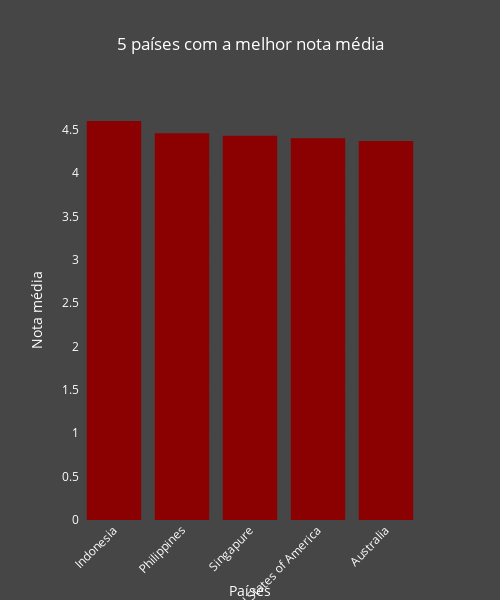

Notebook cell for this chart:
### Code cell
#Criar um grafico de barras com os 5 países com as melhores notas medias 
nozero = df1['aggregate_rating'] != 0
country_mean_best = df1.loc[nozero, ['country', 'aggregate_rating']].groupby('country').agg({'aggregate_rating': 'mean'}).reset_index().sort_values('aggregate_rating', ascending=False).round(2).head(5)

fig = px.bar(country_mean_best, 
             x='country', 
             y='aggregate_rating',
             title='5 países com a melhor nota média',
             labels={'country': 'País', 'aggregate_rating': 'Nota média'},
             color='aggregate_rating',
             color_continuous_scale='rdgy')
fig.update_traces(marker=dict(color='darkred'))
fig.update_layout(
    xaxis_title='Países',
    yaxis_title='Nota média',
    xaxis_tickangle=-45,
    showlegend=False,
    height=600,
    width=500,
    plot_bgcolor='rgb(70, 70, 70)',
    paper_bgcolor='rgb(70, 70, 70)',
    font_color='white')
fig.update_traces(hovertemplate='País: %{x}<br>Nota média: %{y}')
fig.show()

### Figure 1 — Plotly figure (JSON) as saved in the notebook; plotly's stock layout.template omitted (floating-point values rounded to 4 significant figures)
{"data": [{"alignmentgroup": "True", "hovertemplate": "País: %{x}<br>Nota média: %{y}", "legendgroup": "", "marker": {"color": "darkred", "coloraxis": "coloraxis", "pattern": {"shape": ""}}, "name": "", "offsetgroup": "", "orientation": "v", "showlegend": false, "textposition": "auto", "type": "bar", "x": ["Indonesia", "Philippines", "Singapure", "United States of America", "Australia"], "xaxis": "x", "y": [4.6, 4.46, 4.43, 4.4, 4.37], "yaxis": "y"}], "layout": {"barmode": "relative", "coloraxis": {"colorbar": {"title": {"text": "Nota média"}}, "colorscale": [[0, "rgb(103,0,31)"], [0.1, "rgb(178,24,43)"], [0.2, "rgb(214,96,77)"], [0.3, "rgb(244,165,130)"], [0.4, "rgb(253,219,199)"], [0.5, "rgb(255,255,255)"], [0.6, "rgb(224,224,224)"], [0.7, "rgb(186,186,186)"], [0.8, "rgb(135,135,135)"], [0.9, "rgb(77,77,77)"], [1, "rgb(26,26,26)"]]}, "font": {"color": "white"}, "height": 600, "legend": {"tracegroupgap": 0}, "paper_bgcolor": "rgb(70, 70, 70)", "plot_bgcolor": "rgb(70, 70, 70)", "showlegend": false, "title": {"text": "5 países com a melhor nota média"}, "width": 500, "xaxis": {"anchor": "y", "domain": [0, 1], "tickangle": -45, "title": {"text": "Países"}}, "yaxis": {"anchor": "x", "domain": [0, 1], "title": {"text": "Nota média"}}}}
